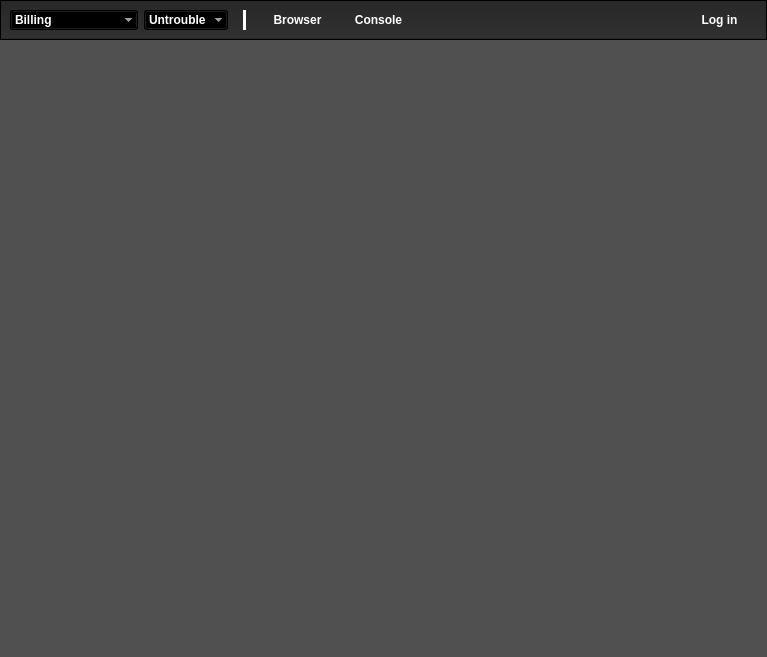
<?xml version="1.0" encoding="UTF-8"?>
<ui version="4.0">
 <class>sessionFrame</class>
 <widget class="QWidget" name="sessionFrame">
  <property name="geometry">
   <rect>
    <x>0</x>
    <y>0</y>
    <width>767</width>
    <height>657</height>
   </rect>
  </property>
  <property name="windowTitle">
   <string>Form</string>
  </property>
  <property name="styleSheet">
   <string notr="true">background-color:rgb(80, 80, 80)</string>
  </property>
  <layout class="QVBoxLayout" name="layout_main">
   <property name="spacing">
    <number>0</number>
   </property>
   <property name="margin">
    <number>0</number>
   </property>
   <item>
    <widget class="QFrame" name="nav__frame">
     <property name="maximumSize">
      <size>
       <width>16777215</width>
       <height>40</height>
      </size>
     </property>
     <property name="styleSheet">
      <string notr="true">background-color:qlineargradient(spread:repeat, x1:0, y1:0, x2:0, y2:1, stop:0 rgba(40, 40, 40, 255), stop:0.938547 rgba(48, 48, 48, 255), stop:1 rgba(30, 30, 30, 255));
color:white;
font-camily:arial;
font-weight:bold;</string>
     </property>
     <property name="frameShape">
      <enum>QFrame::StyledPanel</enum>
     </property>
     <property name="frameShadow">
      <enum>QFrame::Plain</enum>
     </property>
     <layout class="QHBoxLayout" name="layout_dataframe_nav_left">
      <item>
       <widget class="QComboBox" name="nav_billing_combo">
        <property name="frame">
         <bool>false</bool>
        </property>
        <item>
         <property name="text">
          <string>Billing</string>
         </property>
        </item>
        <item>
         <property name="text">
          <string>Find Account</string>
         </property>
        </item>
        <item>
         <property name="text">
          <string>Package Schema</string>
         </property>
        </item>
       </widget>
      </item>
      <item>
       <widget class="QComboBox" name="nav_untrouble_combo">
        <property name="frame">
         <bool>false</bool>
        </property>
        <item>
         <property name="text">
          <string>Untrouble</string>
         </property>
        </item>
        <item>
         <property name="text">
          <string>Dns</string>
         </property>
        </item>
        <item>
         <property name="text">
          <string>E-Mail</string>
         </property>
        </item>
       </widget>
      </item>
      <item>
       <widget class="Line" name="nav_hline">
        <property name="minimumSize">
         <size>
          <width>20</width>
          <height>0</height>
         </size>
        </property>
        <property name="styleSheet">
         <string notr="true">background-color:none;</string>
        </property>
        <property name="frameShadow">
         <enum>QFrame::Plain</enum>
        </property>
        <property name="lineWidth">
         <number>3</number>
        </property>
        <property name="orientation">
         <enum>Qt::Vertical</enum>
        </property>
       </widget>
      </item>
      <item>
       <widget class="QPushButton" name="nav_browser_button">
        <property name="text">
         <string>Browser</string>
        </property>
        <property name="flat">
         <bool>true</bool>
        </property>
       </widget>
      </item>
      <item>
       <widget class="QPushButton" name="nav_console_button">
        <property name="text">
         <string>Console</string>
        </property>
        <property name="flat">
         <bool>true</bool>
        </property>
       </widget>
      </item>
      <item>
       <spacer name="spacer_dataframe_nav">
        <property name="orientation">
         <enum>Qt::Horizontal</enum>
        </property>
        <property name="sizeHint" stdset="0">
         <size>
          <width>286</width>
          <height>20</height>
         </size>
        </property>
       </spacer>
      </item>
      <item>
       <widget class="QPushButton" name="nav_login_button">
        <property name="text">
         <string>Log in</string>
        </property>
        <property name="flat">
         <bool>true</bool>
        </property>
       </widget>
      </item>
     </layout>
    </widget>
   </item>
   <item>
    <widget class="QFrame" name="body_frame">
     <property name="sizePolicy">
      <sizepolicy hsizetype="Expanding" vsizetype="Expanding">
       <horstretch>0</horstretch>
       <verstretch>0</verstretch>
      </sizepolicy>
     </property>
     <property name="minimumSize">
      <size>
       <width>0</width>
       <height>0</height>
      </size>
     </property>
     <property name="maximumSize">
      <size>
       <width>16777215</width>
       <height>16777215</height>
      </size>
     </property>
     <property name="frameShape">
      <enum>QFrame::NoFrame</enum>
     </property>
     <property name="frameShadow">
      <enum>QFrame::Plain</enum>
     </property>
     <layout class="QHBoxLayout" name="layout_dataframe_body">
      <property name="spacing">
       <number>0</number>
      </property>
      <property name="margin">
       <number>0</number>
      </property>
      <item>
       <widget class="QLabel" name="body_placeholder_label">
        <property name="minimumSize">
         <size>
          <width>300</width>
          <height>300</height>
         </size>
        </property>
        <property name="maximumSize">
         <size>
          <width>300</width>
          <height>300</height>
         </size>
        </property>
        <property name="text">
         <string/>
        </property>
        <property name="pixmap">
         <pixmap>../../../Pictures/unt-logo-3dlds1.png</pixmap>
        </property>
       </widget>
      </item>
     </layout>
    </widget>
   </item>
  </layout>
 </widget>
 <resources/>
 <connections/>
</ui>
